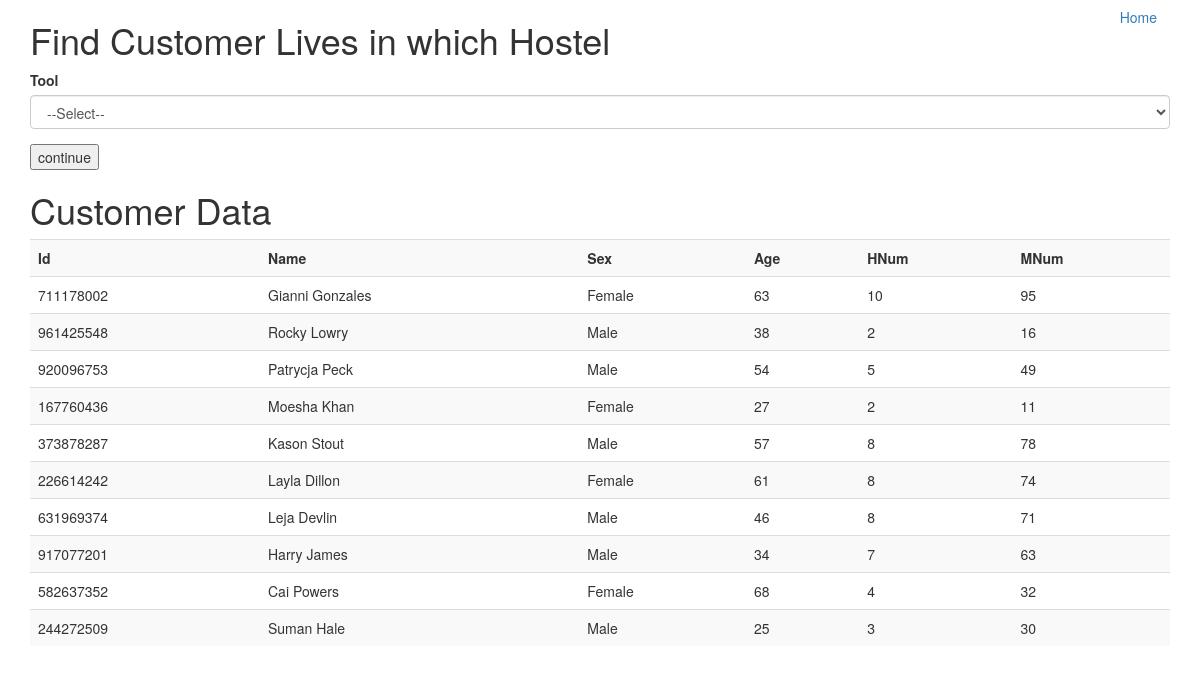
Screenshot of /livein with the database file from the repository.
### tables this page shows
CREATE TABLE "Customer" (
	Id INTEGER,
	Name VARCHAR(15),
	Sex VARCHAR(6),
	Age INTEGER,
	HNum INTEGER,
	MNum INTEGER
);

### app.py (the view, shortened to what this page needs)
@app.route('/livein', methods=['GET', 'POST'])
def livein():
    form = form_livein(request.form)
    tool = form.tool.data
    error = ""
    msg = ""
    con = sql.connect("db.sqlite3")
    cur = con.cursor()
    cur.execute("SELECT * FROM customer")
    result = cur.fetchall()
    return render_template('livein.html', form=form, tool=tool, result=result)

### forms.py
class form_livein(Form):
    choices = [('--Select--', '--Select--'),
                ('Button', 'Button'),
                ('SQL', 'SQL')]
    choices_live = [('--Select--', '--Select--'),
                ('IN', 'IN'),
                ('NOT IN', 'NOT IN')]
    choices_num = [('--Select--', '--Select--')]
    for i in range(1,11):
        tmp = (str(i), str(i))
        choices_num.append(tmp)
    tool = SelectField('Tool', choices=choices)
    live = SelectField('Live IN or NOT', choices=choices_live)
    hnum = SelectField('Hostel Num', choices=choices_num)
    text = StringField('Text')

### templates/livein.html (shortened to what this page needs)
{% extends 'layout.html' %}
{% block body %}
    <h1>Find Customer Lives in which Hostel</h1>
    {% from "includes/_formhelpers.html" import render_field %}
    <form method="POST" action="">
        <div class="form-group">
            {{render_field(form.tool, class_="form-control")}}
        </div>
        <p><input type="submit" value="continue"></p>
    </form>
    {% if result %}
    <h1>Customer Data</h1>
    <table class="table table-striped">
        <tr>
            <th>Id</th>
            <th>Name</th>
            <th>Sex</th>
            <th>Age</th>
            <th>HNum</th>
            <th>MNum</th>
        </tr>
        {% for r in result %}
            <tr>
                <td>{{r[0]}}</td>
                <td>{{r[1]}}</td>
                <td>{{r[2]}}</td>
                <td>{{r[3]}}</td>
                <td>{{r[4]}}</td>
                <td>{{r[5]}}</td>
            </tr>
        {% endfor %}
    </table>
    {% endif %}
{% endblock %}

### templates/layout.html
<!DOCTYPE html>
<html>
    <head>
        <link rel="stylesheet" href="https://maxcdn.bootstrapcdn.com/bootstrap/3.3.7/css/bootstrap.min.css">
    </head>
    <body>
        <div class="container">
            <a href="/" class="btn btn-secondary pull-right">Home</a>
            {% block body %}{% endblock %}
        </div>
    </body>
</html>

### templates/includes/_formhelpers.html (shortened to what this page needs)
{% macro render_field(field) %}
    <dt>{{ field.label }}
    </dt><dd>{{ field(**kwargs)|safe }}
    </dd>
{% endmacro %}

### rows the page displays
Customer: Id "711178002", Name "Gianni Gonzales", Sex "Female", Age "63", HNum "10", MNum "95"
Customer: Id "961425548", Name "Rocky Lowry", Sex "Male", Age "38", HNum "2", MNum "16"
Customer: Id "920096753", Name "Patrycja Peck", Sex "Male", Age "54", HNum "5", MNum "49"
Customer: Id "167760436", Name "Moesha Khan", Sex "Female", Age "27", HNum "2", MNum "11"
Customer: Id "373878287", Name "Kason Stout", Sex "Male", Age "57", HNum "8", MNum "78"
Customer: Id "226614242", Name "Layla Dillon", Sex "Female", Age "61", HNum "8", MNum "74"
Customer: Id "631969374", Name "Leja Devlin", Sex "Male", Age "46", HNum "8", MNum "71"
Customer: Id "917077201", Name "Harry James", Sex "Male", Age "34", HNum "7", MNum "63"
Customer: Id "582637352", Name "Cai Powers", Sex "Female", Age "68", HNum "4", MNum "32"
Customer: Id "244272509", Name "Suman Hale", Sex "Male", Age "25", HNum "3", MNum "30"

### other values shown
{{ field.label }} "Tool"
